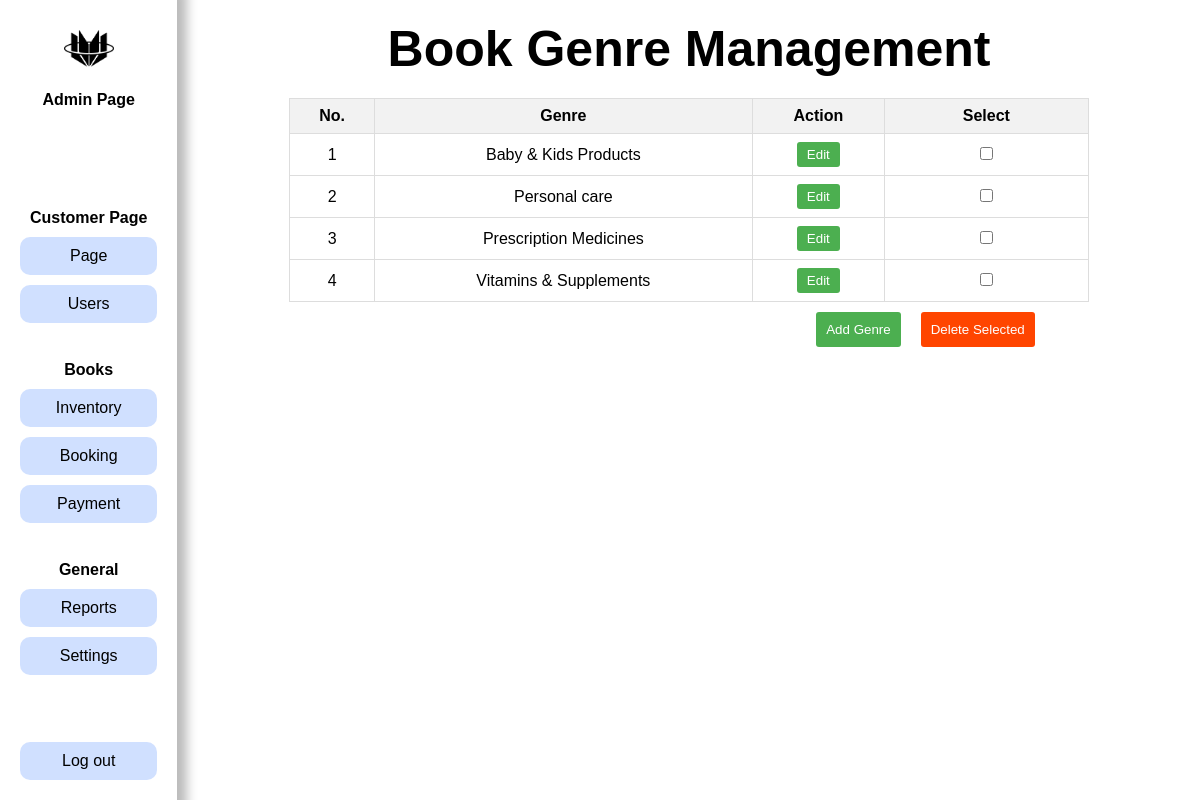
/editgenre.php, run on an earlier commit of the app's database.
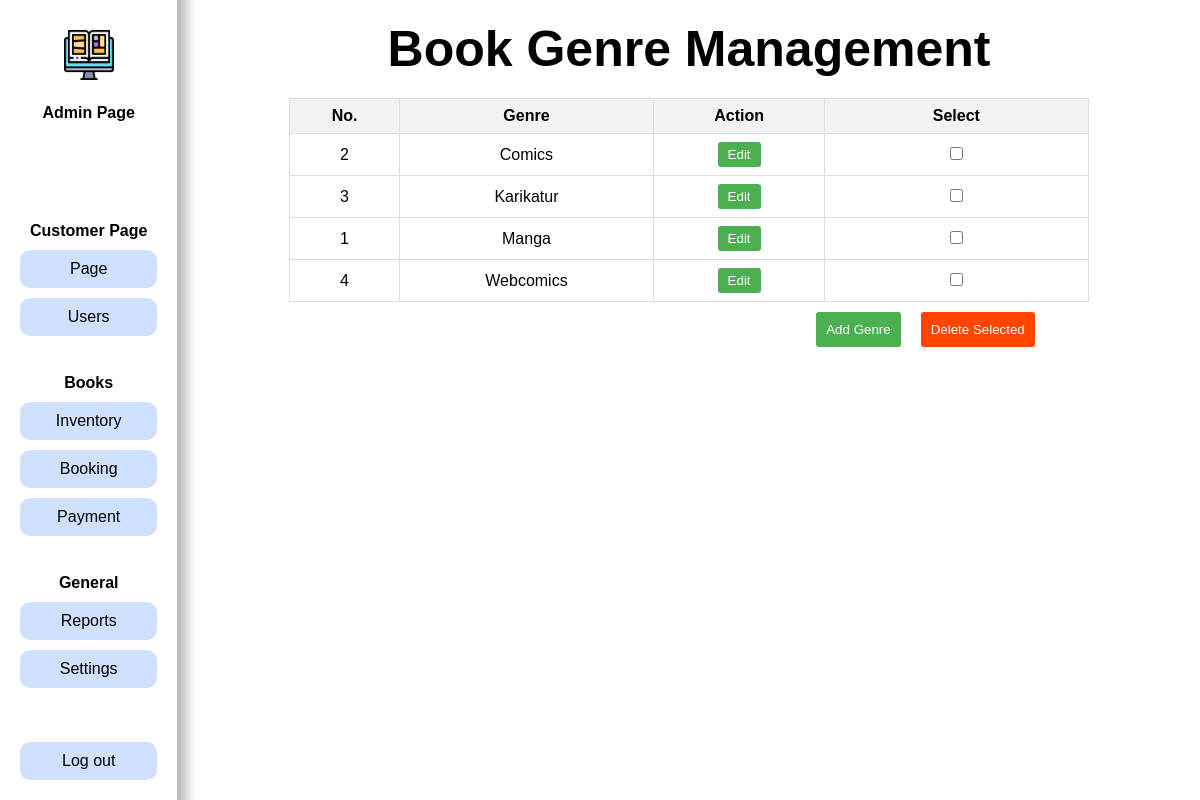
And on a later commit of the database.
### tables this page shows
CREATE TABLE `page` (
  `ItemID` int(11) NOT NULL,
  `Itemname` varchar(50) NOT NULL,
  `value` varchar(200) NOT NULL
);

CREATE TABLE `genre` (
  `GenreID` int(11) NOT NULL,
  `BookGenre` varchar(200) NOT NULL,
  `img` varchar(255) NOT NULL
);

### query.php (called while the page is built, shortened)
<?php
$queryPage = mysqli_query($con, "SELECT * FROM page WHERE ItemID IN (1, 2, 3, 4, 5)");
while ($rowPage = mysqli_fetch_assoc($queryPage)) {
    if ($rowPage["ItemID"] == 1) {
        $logo = $rowPage["value"];
    } elseif ($rowPage["ItemID"] == 2) {
        $companyname = $rowPage["value"];
    } elseif ($rowPage["ItemID"] == 3) {
        $backgroundimg = $rowPage["value"];
    } elseif ($rowPage["ItemID"] == 4) {
        $backgroundcolor = $rowPage["value"];
    } elseif ($rowPage["ItemID"] == 5) {
        $color = $rowPage["value"];
    }
}

### editgenre.php (the view, shortened to what this page needs)
<!DOCTYPE html>
<html lang="en">
<head>
    <link rel="stylesheet" href="css/admin.css">
    <link rel="stylesheet" href="css/editgenre.css">
</head>
<?php
include("connect.php");
include("query.php");
$query = "SELECT * FROM genre";
$result = mysqli_query($con, $query);
?>
<body>
    <?php include 'aheader.php'; ?>
    <section>
        <div class="wrapper" id="page">
            <h1 style="font-size: 50px">Book Genre Management</h1>
            <table class="user-table">
                <thead>
                    <tr>
                        <th>No.</th>
                        <th>Genre</th>
                        <th>Action</th>
                        <th>Select</th>
                    </tr>
                </thead>
                <tbody>
                    <?php while ($row = mysqli_fetch_assoc($result)): ?>
                        <?php $GenreID = $row['GenreID']; ?>
                        <tr id="user-row-<?= $GenreID ?>">
                            <td>
                                <?= $GenreID ?>
                            </td>
                            <td>
                                <?= $row['BookGenre'] ?>
                            </td>
                            <td>
                                <a href="editgenre2.php?GenreID=<?= $GenreID ?>"><button class="edit"
                                        type="submit">Edit</button></a>
                            </td>
                            <td style="min-width: 86px;">
                                <input type="checkbox" class="delete-checkbox" data-GenreID="<?= $GenreID ?>">
                            </td>
                        </tr>
                    <?php endwhile; ?>
                </tbody>
            </table>
            <div id="delete">
                <a href="addgenre3.php"><button class="Signup">Add Genre</button></a>
                <button class="delete" onclick="deleteSelectedRows()">Delete Selected</button>
            </div>
        </div>
    </section>
</body>
</html>

### aheader.php (shortened to what this page needs)
<header>
    <a href="admin.php"><img src="<?php echo $logo ?>" width="50" alt="Logo"></a>
    <div class="logoname"><a href="#"><strong>Admin Page</strong></a></div>
    <div class="header">
        <h4>Customer Page</h4>
        <a class="a" href="admin.php#page">Page</a>
        <a class="a" href="blockuser.php">Users</a><br>
        <h4>Books</h4>
        <a class="a" href="admin.php#inventory">Inventory</a>
        <a class="a" href="admin.php#dashboard">Booking</a>
        <a class="a" href="paymenthistory.php">Payment</a><br>
        <h4>General</h4>
        <a class="a" href="printreport.php">Reports</a>
        <a onclick='showSettingsPopup()' class="a" href="#settings">Settings</a>
    </div>
    <a class="a" id="logout" href="logut.php">Log out</a>
</header>

What changed in the data, as far as the page shows it:
removed genre: GenreID "1", BookGenre "Baby & Kids Products"
removed genre: GenreID "2", BookGenre "Personal care"
removed genre: GenreID "3", BookGenre "Prescription Medicines"
removed genre: GenreID "4", BookGenre "Vitamins & Supplements"
changed page: value: a different picture
added genre: GenreID "2", BookGenre "Comics"
added genre: GenreID "3", BookGenre "Karikatur"
added genre: GenreID "1", BookGenre "Manga"
added genre: GenreID "4", BookGenre "Webcomics"
